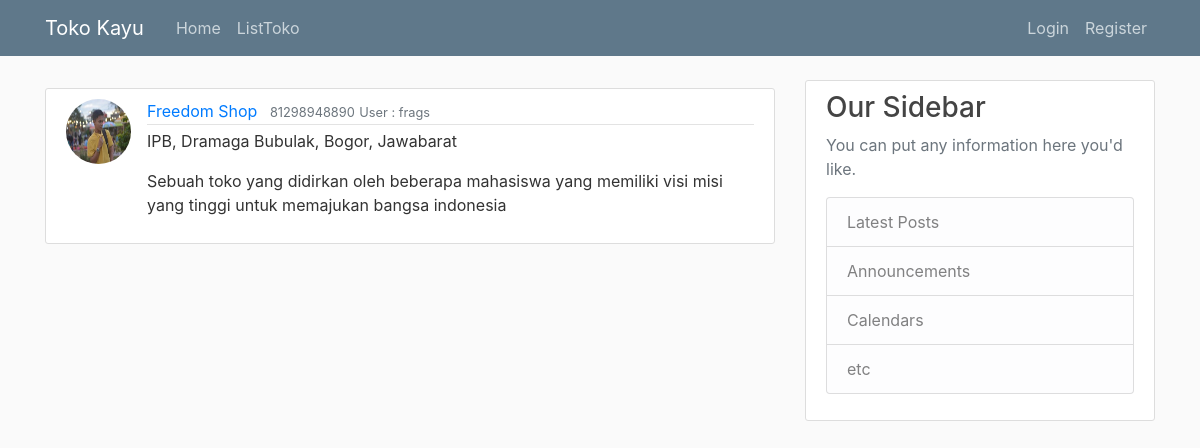
Before: /customer/toko/1 with the older database file.
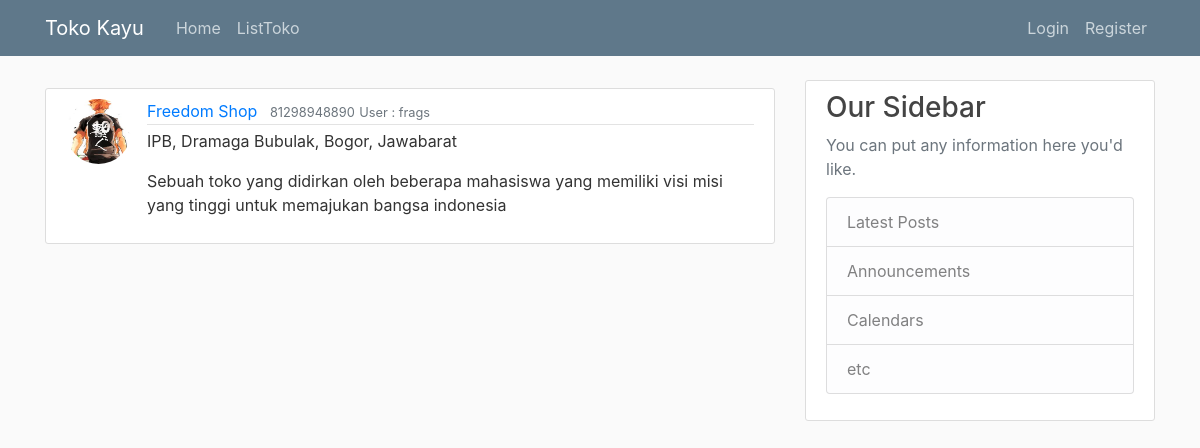
After: the same page with the newer database file.
### customer/models.py (models this page shows, shortened)
class TokoModel(models.Model):
    nama_toko = models.CharField(max_length=20)
    no_telepon = models.IntegerField()
    alamat = models.TextField()
    deskripsi_singkat = models.TextField()
    nama_user = models.ForeignKey(User, default=None, on_delete=models.CASCADE)

### users/models.py (models this page shows, shortened)
class Profile(models.Model):
    user = models.OneToOneField(User, on_delete=models.CASCADE)
    image = models.ImageField(default='default.jpg', upload_to='profile_pics')

### customer/views.py (the view)
# urls.py: url(r'^toko/(?P<pk>\d+)$', TokoDetailView.as_view(), name='toko-detail'),
class TokoDetailView(DetailView):
    model = TokoModel

### customer/templates/customer/tokomodel_detail.html (shortened to what this page needs)
{% extends "base.html" %}
{% block content %}
    <article class="media content-section">
      <img class="rounded-circle article-img" src="{{object.nama_user.profile.image.url}}">
      <div class="media-body">
        <div class="article-metadata">
          <a class="mr-2" href="#">{{ object.nama_toko }}</a>
          <small class="text-muted">{{ object.no_telepon }}</small>
          <small class="text-muted">User : {{object.nama_user}}</small>
        </div>
        <p class="article-content">{{ object.alamat }}</p>
        <p class="article-content">{{ object.deskripsi_singkat }}</p>
      </div>
    </article>
{% endblock content %}

Changed rows visible on the page:
changed through a linked row, TokoModel "Freedom Shop": nama_user.profile.image: a different picture
